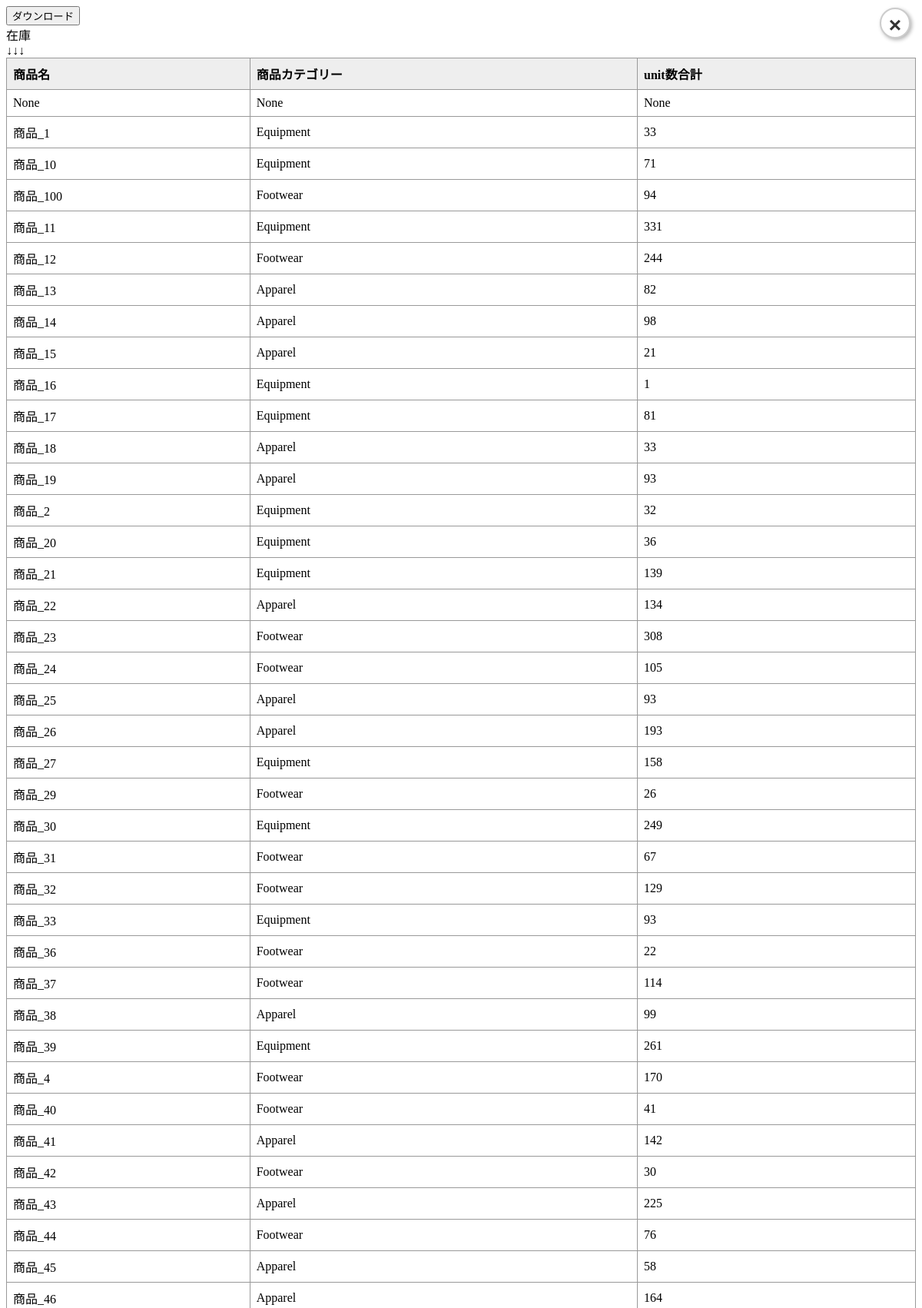
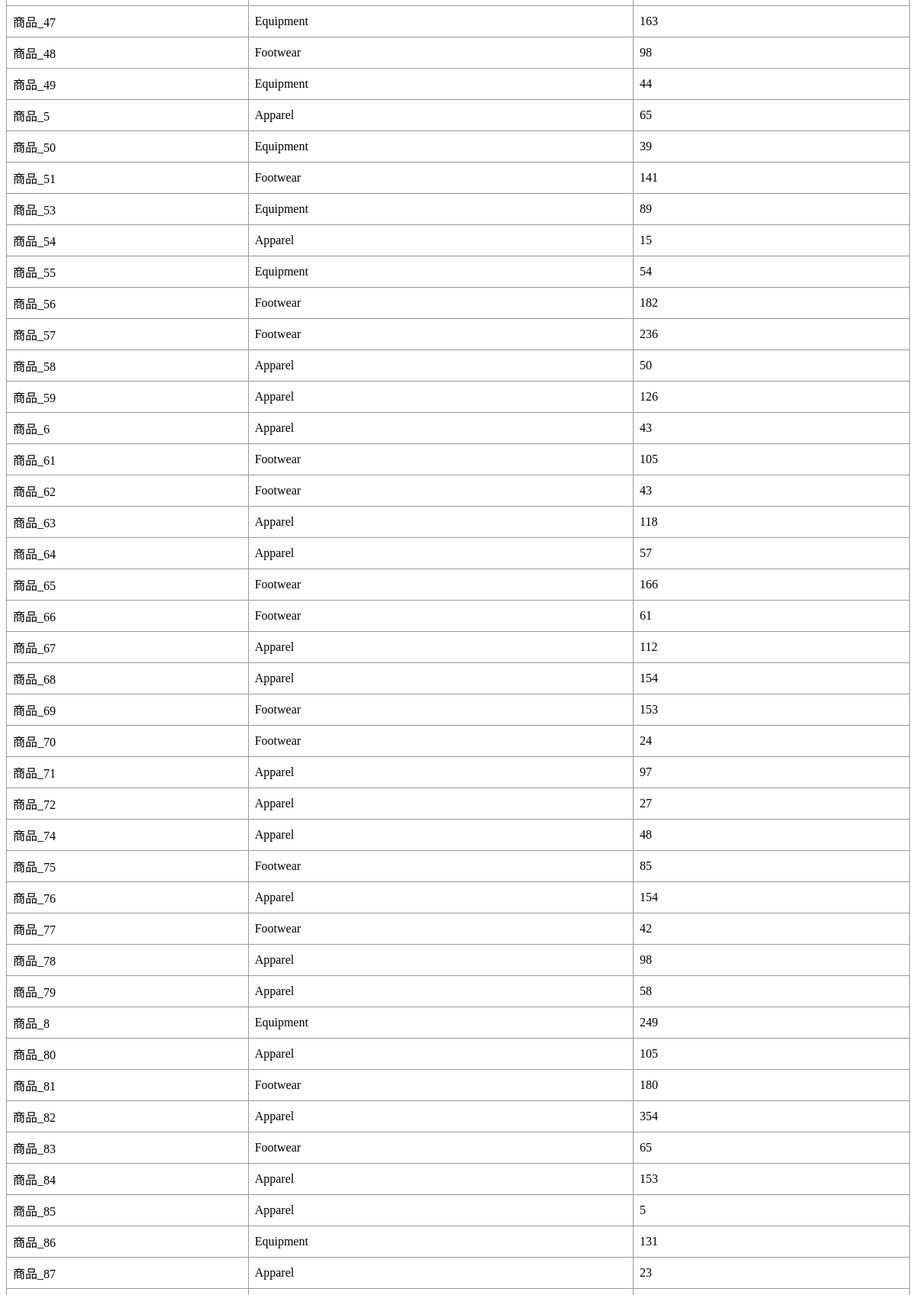
Page /inventory (upper part) on the committed database (2 pictures, top to bottom).
### tables this page shows
CREATE TABLE "inventory" (
"Location" TEXT,
  "商品名" TEXT,
  "重量" REAL,
  "unit数" INTEGER,
  "商品カテゴリー" TEXT
);

### app.py (the view)
@app.route('/inventory')
def inventory():
    config = DB_CONFIG["inventory"]
    download_db(config["filename"], config["url"])
    summary = fetch_inventory_summary(config["filename"], config["table"])
    return render_template(config["template"], shipments=summary)

### app.py (called while the page is built)
def download_db(db_path, github_url):
    if not os.path.exists(db_path):
        response = requests.get(github_url)
        with open(db_path, "wb") as f:
            f.write(response.content)

def fetch_inventory_summary(db_path, table_name):
    conn = sqlite3.connect(db_path)
    cursor = conn.cursor()
    query = f"""
        SELECT 商品名, 商品カテゴリー, SUM(unit数) as 合計unit数
        FROM {table_name}
        GROUP BY 商品名, 商品カテゴリー
    """
    cursor.execute(query)
    rows = cursor.fetchall()
    conn.close()
    return rows

### templates/inventory.html (shortened to what this page needs)
<!DOCTYPE html>
<html lang="ja">
<head>
  <link rel="stylesheet" href="static/css/style.css">
</head>
<body>
<button id="api-close-btn" class="api-close-btn">×</button>
<div id="dataModal" class="modal">
  <div class="modal-content">
    <div class="actions">
      <a href="/download_inventory_xlsx">
        <button class="download-btn">ダウンロード</button>
      </a>
    </div>
    <div id="modalData">在庫<br>↓↓↓<br></div>
  </div>
</div>
  <div id="modalData">
  <table>
    <tr>
      <th>商品名</th>
      <th>商品カテゴリー</th>
      <th>unit数合計</th>
    </tr>
    {% for row in shipments %}
    <tr>
      <td>{{ row[0] }}</td>
      <td>{{ row[1] }}</td>
      <td>{{ row[2] }}</td>
    </tr>
    {% endfor %}
  </table>
</div>
</body>
</html>

### static/css/style.css (style rules this page uses)
table { border-collapse: collapse; width: 100%; }
th, td { border: 1px solid #999; padding: 8px; text-align: left; }
th { background-color: #eee; }
#api-close-btn { position: fixed; top: 10px; right: 15px; left: auto; font-size: 28px; font-weight: bold; color: #333; background-color: #fff; border: 2px solid #ccc; border-radius: 50%; width: 40px; height: 40px; text-align: center; line-height: 40px; cursor: pointer; z-index: 9999; box-shadow: 2px 2px 5px rgba(0,0,0,0.3); transition: 0.3s; }

### rows in the picture
inventory: 商品名 "商品_1", 商品カテゴリー "Equipment", unit数 "33"
inventory: 商品名 "商品_10", 商品カテゴリー "Equipment", unit数 "71"
inventory: 商品名 "商品_100", 商品カテゴリー "Footwear", unit数 "94"
inventory: 商品名 "商品_13", 商品カテゴリー "Apparel", unit数 "82"
inventory: 商品名 "商品_14", 商品カテゴリー "Apparel", unit数 "98"
inventory: 商品名 "商品_15", 商品カテゴリー "Apparel", unit数 "21"
inventory: 商品名 "商品_16", 商品カテゴリー "Equipment", unit数 "1"
inventory: 商品名 "商品_18", 商品カテゴリー "Apparel", unit数 "33"
inventory: 商品名 "商品_19", 商品カテゴリー "Apparel", unit数 "93"
inventory: 商品名 "商品_2", 商品カテゴリー "Equipment", unit数 "32"
inventory: 商品名 "商品_20", 商品カテゴリー "Equipment", unit数 "36"
inventory: 商品名 "商品_31", 商品カテゴリー "Footwear", unit数 "67"
inventory: 商品名 "商品_36", 商品カテゴリー "Footwear", unit数 "22"
inventory: 商品名 "商品_49", 商品カテゴリー "Equipment", unit数 "44"
inventory: 商品名 "商品_5", 商品カテゴリー "Apparel", unit数 "65"
inventory: 商品名 "商品_50", 商品カテゴリー "Equipment", unit数 "39"
inventory: 商品名 "商品_53", 商品カテゴリー "Equipment", unit数 "89"
inventory: 商品名 "商品_54", 商品カテゴリー "Apparel", unit数 "15"
inventory: 商品名 "商品_55", 商品カテゴリー "Equipment", unit数 "54"
inventory: 商品名 "商品_6", 商品カテゴリー "Apparel", unit数 "43"
inventory: 商品名 "商品_62", 商品カテゴリー "Footwear", unit数 "43"
inventory: 商品名 "商品_70", 商品カテゴリー "Footwear", unit数 "24"
inventory: 商品名 "商品_72", 商品カテゴリー "Apparel", unit数 "27"
inventory: 商品名 "商品_74", 商品カテゴリー "Apparel", unit数 "48"
inventory: 商品名 "商品_77", 商品カテゴリー "Footwear", unit数 "42"
inventory: 商品名 "商品_83", 商品カテゴリー "Footwear", unit数 "65"
inventory: 商品名 "商品_85", 商品カテゴリー "Apparel", unit数 "5"
inventory: 商品名 "商品_87", 商品カテゴリー "Apparel", unit数 "23"

### other values in the picture
{{ row[0] }} "None" "商品_11" "商品_12" "商品_17" "商品_21" "商品_22" "商品_23" "商品_24" "商品_25" "商品_26" "商品_27" "商品_29" "商品_30" "商品_32" "商品_33" "商品_37" "商品_38" "商品_39" "商品_4" "商品_40" "商品_41" "商品_42" "商品_43" "商品_44" "商品_45" "商品_46" "商品_47" "商品_48" "商品_51" "商品_56" "商品_57" "商品_58" "商品_59" "商品_61" "商品_63" "商品_64" "商品_65" "商品_66" "商品_67" "商品_68" "商品_69" "商品_71" "商品_75" "商品_76" "商品_78" "商品_79" "商品_8" "商品_80" "商品_81" "商品_82" "商品_84" "商品_86"
{{ row[1] }} "None" "Equipment" "Footwear" "Equipment" "Equipment" "Apparel" "Footwear" "Footwear" "Apparel" "Apparel" "Equipment" "Footwear" "Equipment" "Footwear" "Equipment" "Footwear" "Apparel" "Equipment" "Footwear" "Footwear" "Apparel" "Footwear" "Apparel" "Footwear" "Apparel" "Apparel" "Equipment" "Footwear" "Footwear" "Footwear" "Footwear" "Apparel" "Apparel" "Footwear" "Apparel" "Apparel" "Footwear" "Footwear" "Apparel" "Apparel" "Footwear" "Apparel" "Footwear" "Apparel" "Apparel" "Apparel" "Equipment" "Apparel" "Footwear" "Apparel" "Apparel" "Equipment"
{{ row[2] }} "None" "331" "244" "81" "139" "134" "308" "105" "93" "193" "158" "26" "249" "129" "93" "114" "99" "261" "170" "41" "142" "30" "225" "76" "58" "164" "163" "98" "141" "182" "236" "50" "126" "105" "118" "57" "166" "61" "112" "154" "153" "97" "85" "154" "98" "58" "249" "105" "180" "354" "153" "131"
